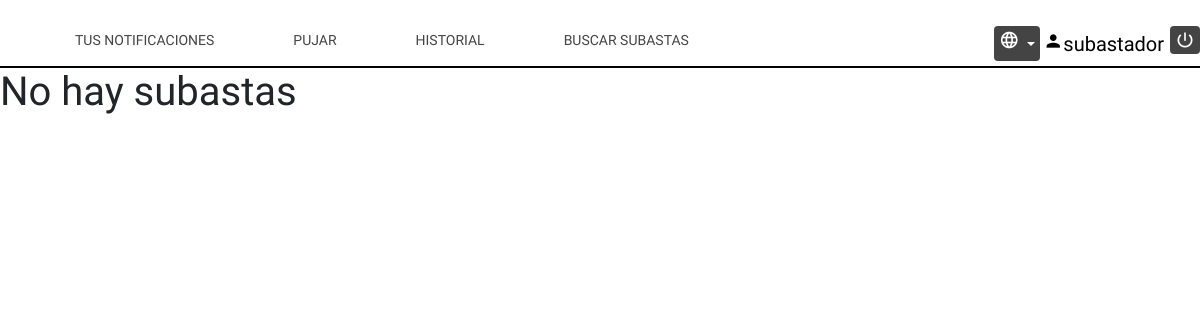
Before: /Controller/Subasta_Controller.php (signed in) with the older database file.
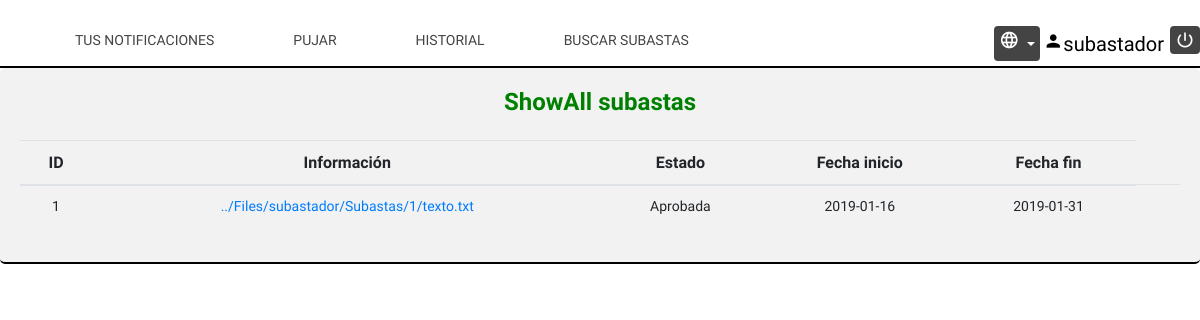
After: the same page with the newer database file.
### tables this page shows
CREATE TABLE IF NOT EXISTS SUBASTA(

	ID INT AUTO_INCREMENT NOT NULL,
	TIPO ENUM('CIEGA','NO CIEGA') NOT NULL,
	INFORMACION TEXT,
	INCREMENTO INT(10) NOT NULL,
	FECH_INICIO DATE NOT NULL,
	FECH_FIN DATE NOT NULL,
	ESTADO ENUM('PENDIENTE','APROBADA','INICIADA','FINALIZADA') NOT NULL,
	LOGIN_SUBASTADOR VARCHAR(15) NOT NULL,
	LOGIN_ADMIN VARCHAR(15),

	CONSTRAINT FK_LOGIN_SUBASTADOR FOREIGN KEY(LOGIN_SUBASTADOR) REFERENCES USUARIO(LOGIN),
    CONSTRAINT FK_LOGIN_ADMIN FOREIGN KEY(LOGIN_ADMIN) REFERENCES USUARIO(LOGIN),
	CONSTRAINT PK_SUBASTA PRIMARY KEY(ID)

);

### Models/Subasta_Model.php (called while the page is built, shortened)
<?php
    class Subasta_Model{
        var $id;
        var $informacion;
        var $fech_inicio;
        var $fech_fin;
        var $estado;
        var $mysqli;
        function __construct($id=null,$tipo=null,$informacion=null,$minIncremento=null,$fech_inicio=null
                            ,$fech_fin=null,$estado=null,$login_subastador=null,$login_admin=null){
                                $this->id = $id;
                                $this->informacion = $informacion;
                                $this->fech_inicio = $fech_inicio;
                                $this->fech_fin = $fech_fin;
                                $this->estado = $estado;
                                include_once '../Models/Access_DB.php';
                                $this->mysqli = ConnectDB();
                            }
        function getID(){
            return $this->id;
        }
        function getInformacion(){
            return $this->informacion;
        }
        function getFech_inicio(){
            return $this->fech_inicio;
        }
        function getFech_fin(){
            return $this->fech_fin;
        }
        function getEstado(){
            return $this->estado;
        }
        function encontrarTodos(){
            $this->comprobarSubastas();
            $sql="SELECT * FROM SUBASTA";
            $resultado = $this->mysqli->query($sql);
            $subastas_db = $resultado->fetch_All(MYSQLI_ASSOC);
            $subastas = array();
            foreach($subastas_db as $sub){
                array_push($subastas,new Subasta_Model($sub['ID'],$sub['TIPO'],$sub['INFORMACION'],$sub['INCREMENTO']
                            ,$sub['FECH_INICIO'],$sub['FECH_FIN'],$sub['ESTADO'],$sub['LOGIN_SUBASTADOR'],$sub['LOGIN_ADMIN']));
            }
            return $subastas;
        }
        function comprobarSubastas(){
            $sql="SELECT * FROM SUBASTA WHERE `ESTADO` <> 'PENDIENTE'";
            $resultado = $this->mysqli->query($sql);
        }
    }

### Models/Access_DB.php (called while the page is built)
<?php
function ConnectDB()
{
    $mysqli = new mysqli("localhost", 'SUBASTA', 'pass2018' , 'SUBASTA');
	if ($mysqli->connect_errno) {
		include './MESSAGE_View.php';
		new MESSAGE("Fallo al conectar a MySQL: (" . $mysqli->connect_errno . ") " . $mysqli->connect_error, './index.php');
		return false;
	}
	else{
		return $mysqli;
	}
}
?>

### Views/ShowAll_SubastasPujador_View.php (the view, shortened to what this page needs)
<?php
    class ShowAll_Pujador{
        var $subastas;
    function __construct($subastas=null){
        $this->subastas=$subastas;
        $this->render();
    }
    function render(){
        include '../Views/Header.php';
        if(count($this->subastas) == 0){
            ?>
                <h1><?= $strings['No hay subastas']?></h1>
            <?php
        }else{
            ?>
            <div class="tabla">
				<h2 class="textoForm"><?= $strings['ShowAll subastas'] ?></h2>
				<table class="table">
				<thead>
				<th class="thShowAll">ID</th>
				<th class="thShowAll"><?= $strings['Información'] ?></th>
				<th class="thShowAll"><?= $strings['Estado'] ?></th>
				<th class="thShowAll"><?= $strings['Fecha inicio'] ?></th>
				<th class="thShowAll"><?= $strings['Fecha fin'] ?></th>
				</thead>
					<tbody>
				<?php
					foreach($this->subastas as $subasta){
						?>
						<tr>
						<td class="tdShowAll"><?= $subasta->getID() ?></td>
						<td class="tdShowAll"><a href="<?= $subasta->getInformacion() ?>"><?= $subasta->getInformacion() ?></a></td>
						<td class="tdShowAll"><?= $strings[$subasta->getEstado()] ?></td>
						<td class="tdShowAll"><?= $subasta->getFech_inicio() ?></td>
						<td class="tdShowAll"><?= $subasta->getFech_fin() ?></td>
						<td class="tdShowAll">
						</td>
<?php
					}
?>
					</tbody>
			</table>
				</div>
<?php
        }
    }
    }

Changed rows visible on the page:
added subasta: ID "1", INFORMACION "../Files/subastador/Subastas/1/texto.txt", ESTADO "Aprobada", FECH_INICIO "2019-01-16", FECH_FIN "2019-01-31"
Other visible differences:
$strings['ShowAll subastas']: (not shown) → "ShowAll subastas"
$strings['Información']: (not shown) → "Información"
$strings['Estado']: (not shown) → "Estado"
$strings['Fecha inicio']: (not shown) → "Fecha inicio"
$strings['Fecha fin']: (not shown) → "Fecha fin"
$strings['No hay subastas']: "No hay subastas" → (not shown)
text now shown: "ID"
